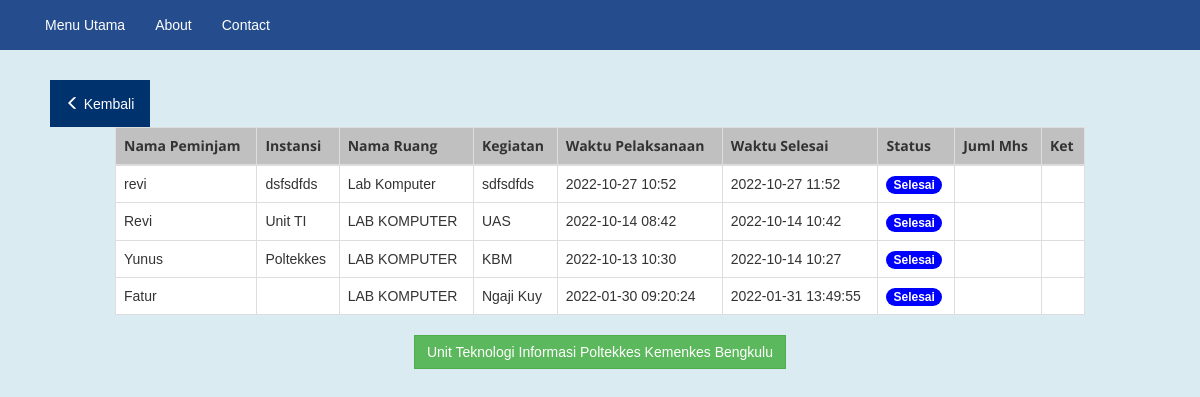
The app's page /user_detail_labkom.php with its own data.
### tables this page shows
CREATE TABLE `meminjam` (
  `kode_pinjam` int(15) NOT NULL,
  `id_ruang` int(15) NOT NULL,
  `nama_peminjam` varchar(255) NOT NULL,
  `instansi_peminjam` varchar(50) NOT NULL,
  `nama_ruang` varchar(50) NOT NULL,
  `nama_kegiatan` varchar(255) NOT NULL,
  `start_date` varchar(50) NOT NULL,
  `end_date` varchar(50) NOT NULL,
  `status` varchar(15) NOT NULL,
  `color` varchar(25) NOT NULL
);

### user_detail_labkom.php (the view, shortened to what this page needs)
<!DOCTYPE html>
<html lang="en">
<head>
  <link rel="stylesheet" href="https://maxcdn.bootstrapcdn.com/bootstrap/3.3.7/css/bootstrap.min.css">
  <link href="./style.css" type="text/css" rel="stylesheet">
  <link rel="stylesheet" type="text/css" href="https://cdn.datatables.net/1.12.1/css/dataTables.bootstrap.min.css">
</head>
<body>
<nav class="navbar">
  <div class="container-fluid">
    <div class="collapse navbar-collapse" id="myNavbar">
      <ul class="nav navbar-nav">
        <li class="active"><a href="./index.php">Menu Utama</a></li>
        <li><a href="#">About</a></li>
        <li><a href="#">Contact</a></li>
      </ul>
    </div>
  </div>
</nav>
<div class="container-fluid">
  <div class="row content">
    <div class="col-sm-2 text-center backtop">
        <br><br><br><br>
        <a href="./index.php"><button class="btn backbutton1"><span class="glyphicon glyphicon-menu-left"></span> Kembali</button></a>
    </div>
  </div>
  <div class="row content">
    <div class="col-sm-1"></div>
      <div class="col-sm-10">
        <div class="table-responsive">
          <table class="table table-bordered table-hover" id="pengajuan" style="width:100%">
            <thead class="text-center">
              <tr>
                <th>Nama Peminjam</th>
                <th>Instansi</th>
                <th>Nama Ruang</th>
                <th>Kegiatan</th>
                <th>Waktu Pelaksanaan</th>
                <th>Waktu Selesai</th>
                <th>Status</th>
                <th>Juml Mhs</th>
                <th>Ket</th>
              </tr>
            </thead>
          <tbody>
    <?php
		include 'koneksi.php';
		$data = mysqli_query($koneksi,"select * from meminjam where id_ruang='101' order by start_date desc");
		while($d = mysqli_fetch_array($data)){
			?>
			<tr>
				<td><?php echo $d['nama_peminjam']; ?></td>
        <td><?php echo $d['instansi_peminjam']; ?></td>
				<td><?php echo $d['nama_ruang']; ?></td>
        <td><?php echo $d['nama_kegiatan']; ?></td>
        <td><?php echo $d['start_date'] ?></td>
				<td><?php echo $d['end_date']; ?></td>
        <td>
          <?php if($d['status'] == 'Disetujui'){
            echo "<span class='badge hijau'>Disetujui</span>";
          }elseif ($d['status'] == 'Diajukan') {
            echo "<span class='badge kuning'>Diajukan</span>";
          }elseif ($d['status'] == 'Batal') {
            echo "<span class='badge merah'>Batal</span>";
          }else{
            echo "<span class='badge biru'>Selesai</span>";
          } ?>
          </td>
        <td><?php echo $d['jumlah_mahasiswa']; ?></td>
        <td><?php echo $d['keterangan']; ?></td>
			</tr>
			<?php
		}
	?>
    </tbody>
    </table>
    </div>
    </div>
    <div class="col-sm-1"></div>
</div>
  <div class="row content">
    <div class="col-md-3"></div>
      <div class="col-md-6 text-center"><a target="_blank" class="btn btn-success">Unit Teknologi Informasi Poltekkes Kemenkes Bengkulu</a></div>
    <div class="col-md-3"></div>
  </div>
</div>
</body>
</html>

### style.css (style rules this page uses)
html h1, h2, h3, h4, h5, h6, p, label, a, li, table td, input[type="text"], input[type="submit"], input[type="password"] { font-family: "Noto Sans TC", sans-serif; font-weight: 400; }
table th { font-family: "Open Sans", sans-serif; font-weight: 700; }
body { background-color: #daebf1; }
.btn { border-radius: 0; }
.navbar { margin: 0 px; width: 100%; border-radius: 0; border: 0px; position: fixed; z-index: 10; background-color: #254d8d; }
.navbar li a { color: #FFFFFF; }
.table { background-color: white; }
thead > tr { background-color: #c0c0c0; }
.backbutton1 { padding: 1.25rem 1.5rem; color: white; background-color: #00326e; }

### user_detail_labkom.php (style rules this page uses)
.biru { background-color: blue; }

### records on screen
meminjam: nama_peminjam "revi", instansi_peminjam "dsfsdfds", nama_ruang "Lab Komputer", nama_kegiatan "sdfsdfds", start_date "2022-10-27 10:52", end_date "2022-10-27 11:52", status "Selesai"
meminjam: nama_peminjam "Revi", instansi_peminjam "Unit TI", nama_ruang "LAB KOMPUTER", nama_kegiatan "UAS", start_date "2022-10-14 08:42", end_date "2022-10-14 10:42", status "Selesai"
meminjam: nama_peminjam "Yunus", instansi_peminjam "Poltekkes", nama_ruang "LAB KOMPUTER", nama_kegiatan "KBM", start_date "2022-10-13 10:30", end_date "2022-10-14 10:27", status "Selesai"
meminjam: nama_peminjam "Fatur", nama_ruang "LAB KOMPUTER", nama_kegiatan "Ngaji Kuy", start_date "2022-01-30 09:20:24", end_date "2022-01-31 13:49:55", status "Selesai"
